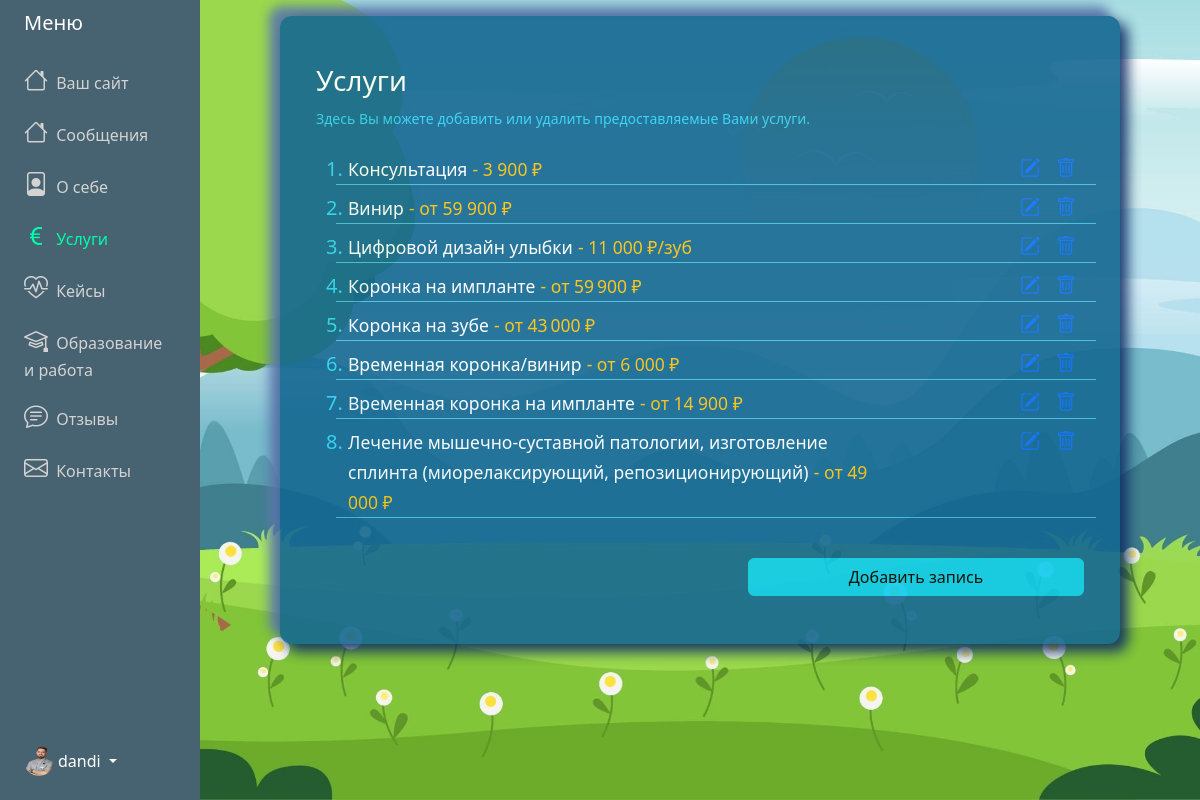
Page /adminPanel/services/ (signed in) on the earlier database version.
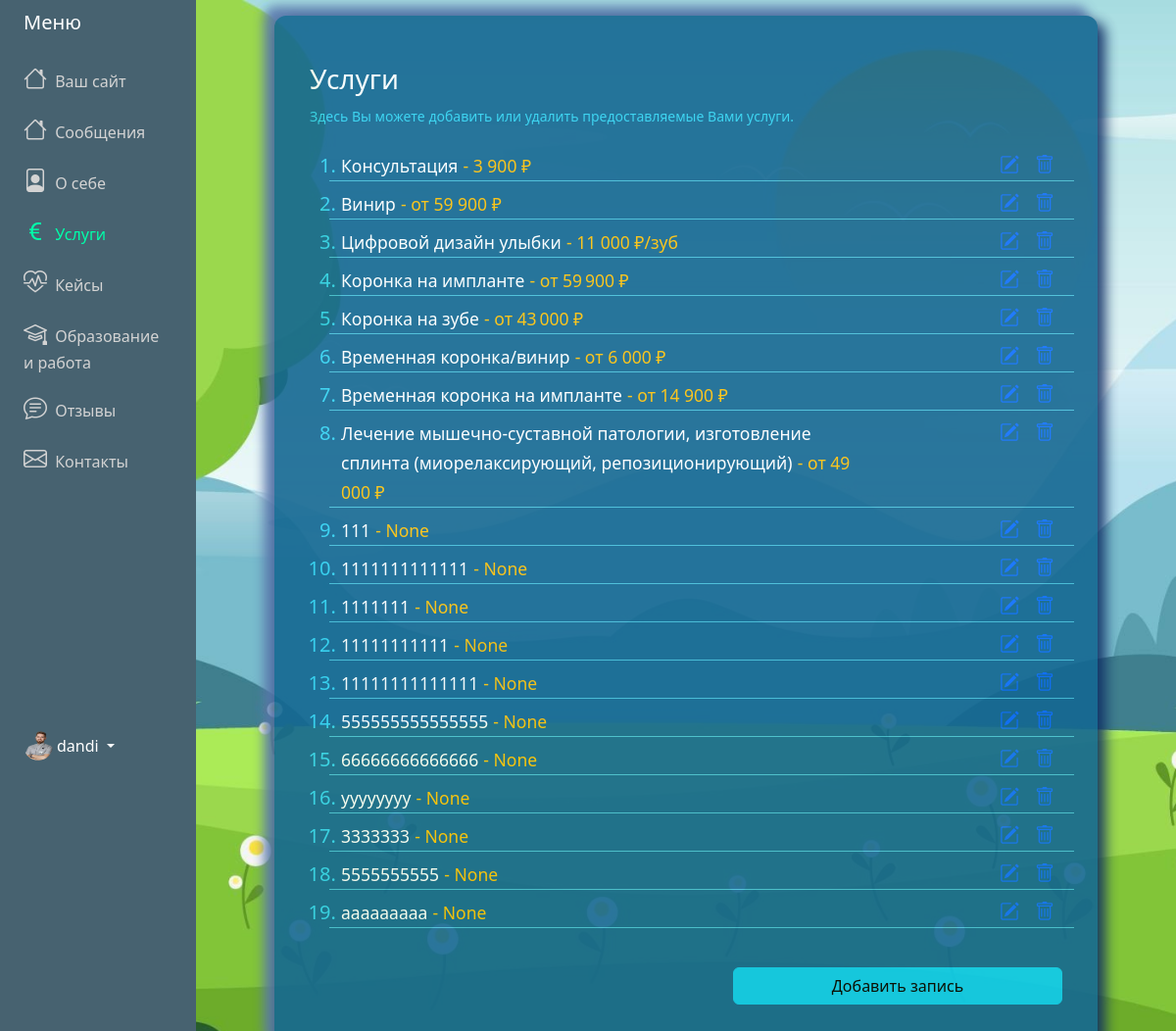
Same page on the later database version.
### adminPanel/models.py (models this page shows)
class Service(models.Model):
    title = models.CharField('Название', max_length=200)
    desc = models.TextField('Описание', null=False, blank=False)
    price = models.CharField('Цена', max_length=200, null=True, blank=True)
    img = models.ImageField('Изображение', upload_to="Service_img", null=True, blank=True)
    user = models.ForeignKey(User, on_delete=models.CASCADE)

### adminPanel/views.py (the view)
# urls.py: path('adminPanel/services/', ServiceView.as_view(), name="services"),
class ServiceView(LoginRequiredMixin,ListView):
    model = Service
    template_name = "adminPanel/services.html"
    context_object_name = "posts"
    def get_context_data(self, **kwargs):
        context = super().get_context_data(**kwargs)
        context['title'] = 'Услуги'
        context['active'] = 'services'
        context['menu'] = request_menu(self.request)
        return context

### adminPanel/views.py (called while the page is built)
def request_menu(request):
    user_id = request.user.id  # Получаем id текущего пользователя
    menu = Menu.objects.filter(user_id=user_id).first()  # Используем user_id для фильтрации
    return menu

### adminPanel/templates/adminPanel/services.html (shortened to what this page needs)
{% extends "adminPanel/base.html" %}
{% block content %}
<div class="container">
    <div id="innerPage">
        <div class="row align-items-center justify-content-center">
            <div class="col-12 text-white px-5 pt-5">
                <div class="lead">
                    <h3>Услуги</h3>
                    <p class="fs-6 mb-4">
                        <small class="label-color">Здесь Вы можете добавить или удалить предоставляемые Вами услуги.</small>
                    </p>
                </div>
                {% if posts %}
                <ol class="categories">
                    {% for post in posts %}
                    <li class="label-color fs-5">
                        <div class="row mt-2" style="border-bottom: 1px solid #45bdd9;">
                            <div class="col-9">
                                <a href="{% url 'update-service' post.id %}" style="text-decoration: none;color: #ffffff;">
                                    <small>{{ post.title }}</small>
                                    <small class="text-warning"> - {{ post.price }}</small>
                                </a>
                            </div>
                            <div class="task-controls col-3 card-text d-flex">
                                <a class="edit px-2 ms-auto" href="{% url 'update-service' post.id %}">
                                    <i class="bi bi-pencil-square"></i></a>
                                <a class="edit px-2" href="{% url 'delete-service' post.id %}"><i class="bi bi-trash"></i></a>
                            </div>
                        </div>
                    </li>
                    {%endfor%}
                </ol>
                {% else %}
                <p class="text-center"> Список пуст!
                    <a href="{% url 'create-service' %}">Добавить запись</a>
                </p>
                {% endif %}
            </div>
        </div>
        <div class="row align-items-center justify-content-center">
            <div class="col-sm-6 col-xs-12 d-sm-block  px-5 pb-5">
                <a href="{% url 'create-service' %}" class="btn btn-info mt-4 w-100"
                    id="ed-and-work-brn">Добавить запись</a>
            </div>
        </div>
    </div>
</div>
{% endblock content %}

Differences in the rows shown:
added Service: title "111", price "None"
added Service: title "1111111111111", price "None"
added Service: title "1111111", price "None"
added Service: title "11111111111", price "None"
added Service: title "11111111111111", price "None"
added Service: title "555555555555555", price "None"
added Service: title "66666666666666", price "None"
added Service: title "уууууууу", price "None"
added Service: title "3333333", price "None"
added Service: title "5555555555", price "None"
added Service: title "ааааааааа", price "None"
